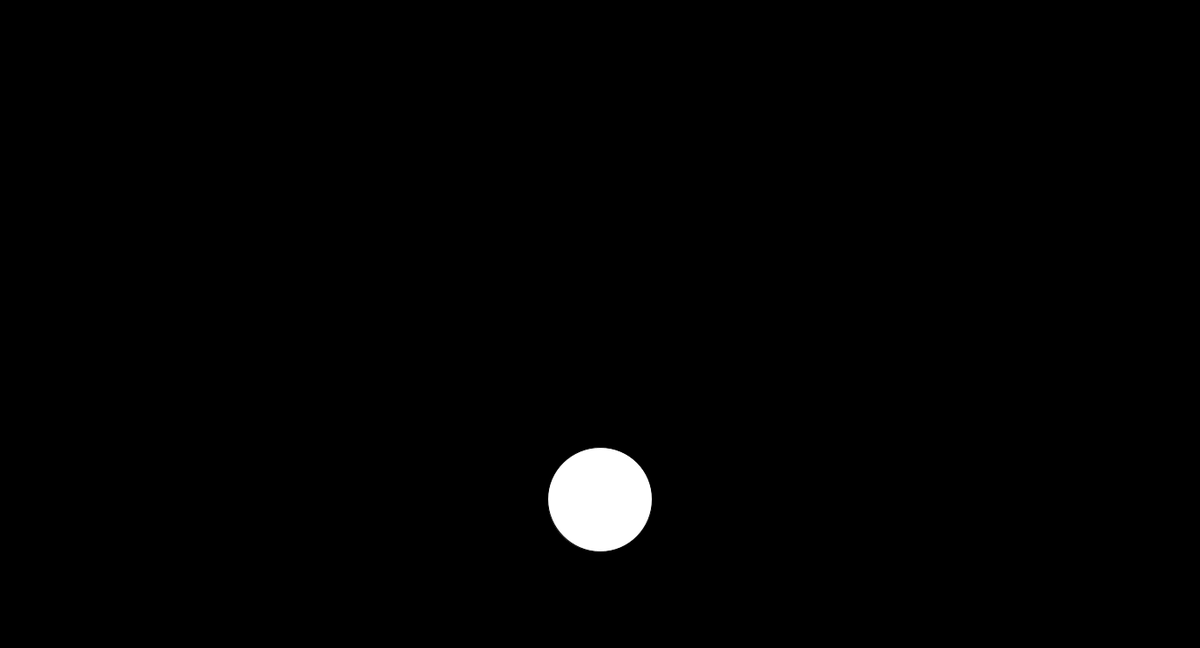
Frame 1 (no input)
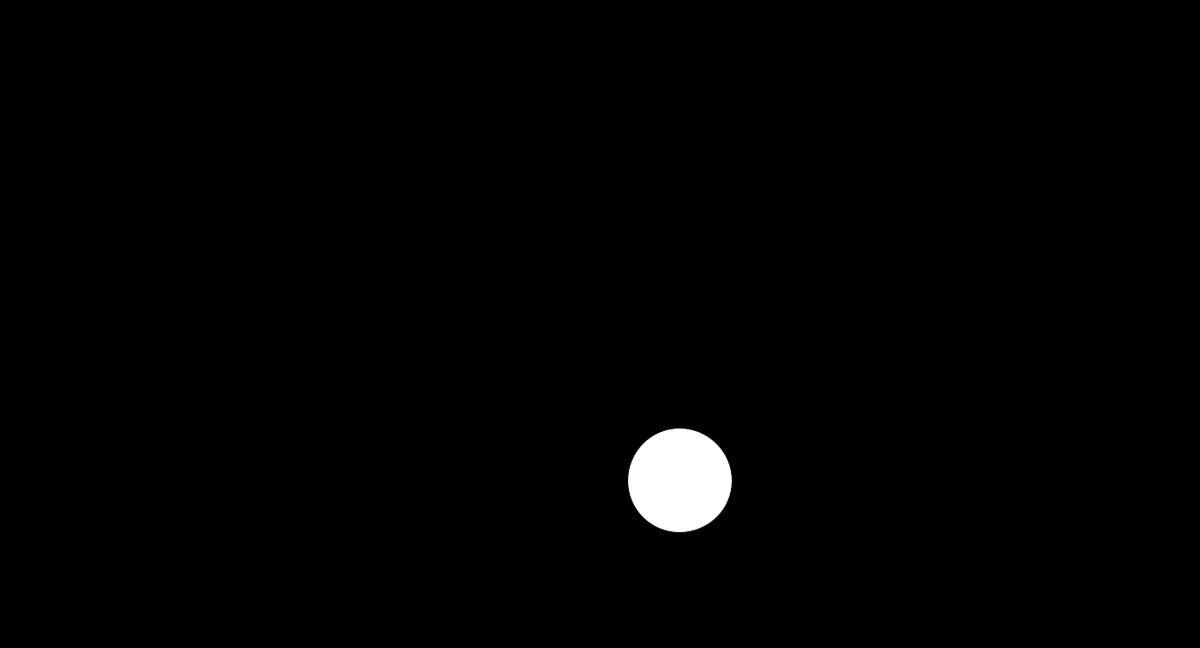
Frame 60 (the mouse pressed at the canvas centre just before this capture)
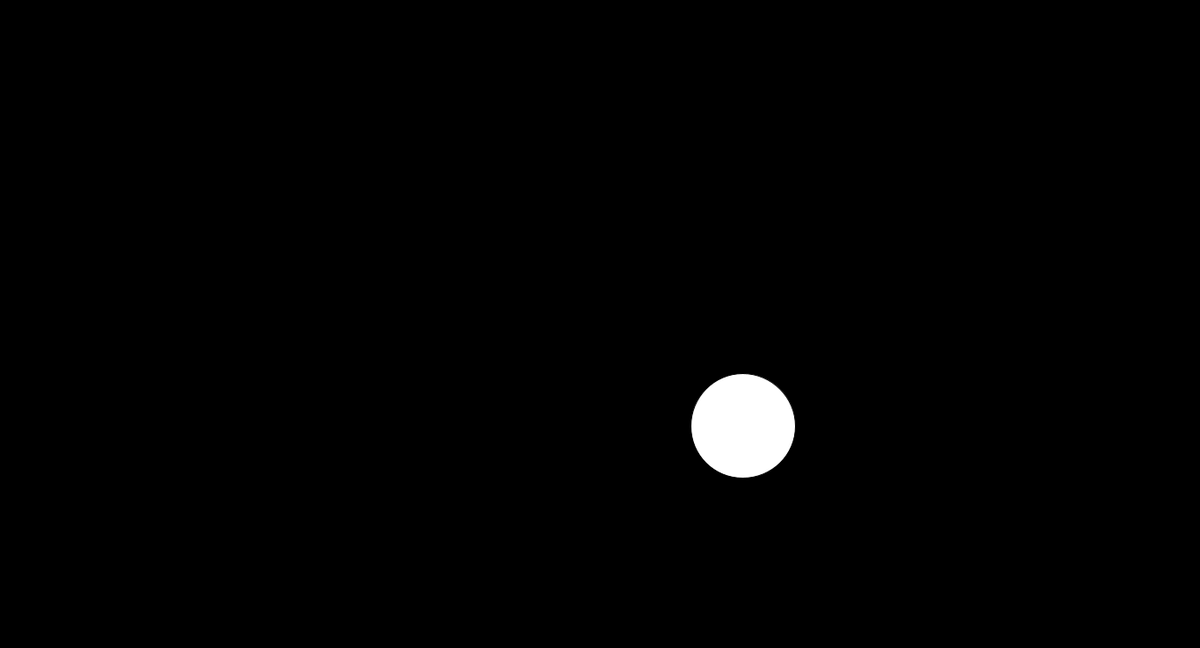
Frame 120 (the mouse held since frame 60 and released just before this capture)

The Processing sketch that drew these frames (run headless with seeded random() and noise(); from frame 60 on, the mouse is pressed at the canvas centre):

// Processing sketch: sketch_200320o
// ── sketch_200320o.pde
float angle = 0.0;
float offset = 60;
float scalar = 30;
float speed = 0.05;

void setup()
{
  size(1366, 738);
}

void draw()
{
  background(0);
  translate(width/2, height/2);
  
  float x = sin(angle)*200;
  float y = cos(angle)*200;
  circle(x, y, 119.1);
  
  angle += 0.008;
}
